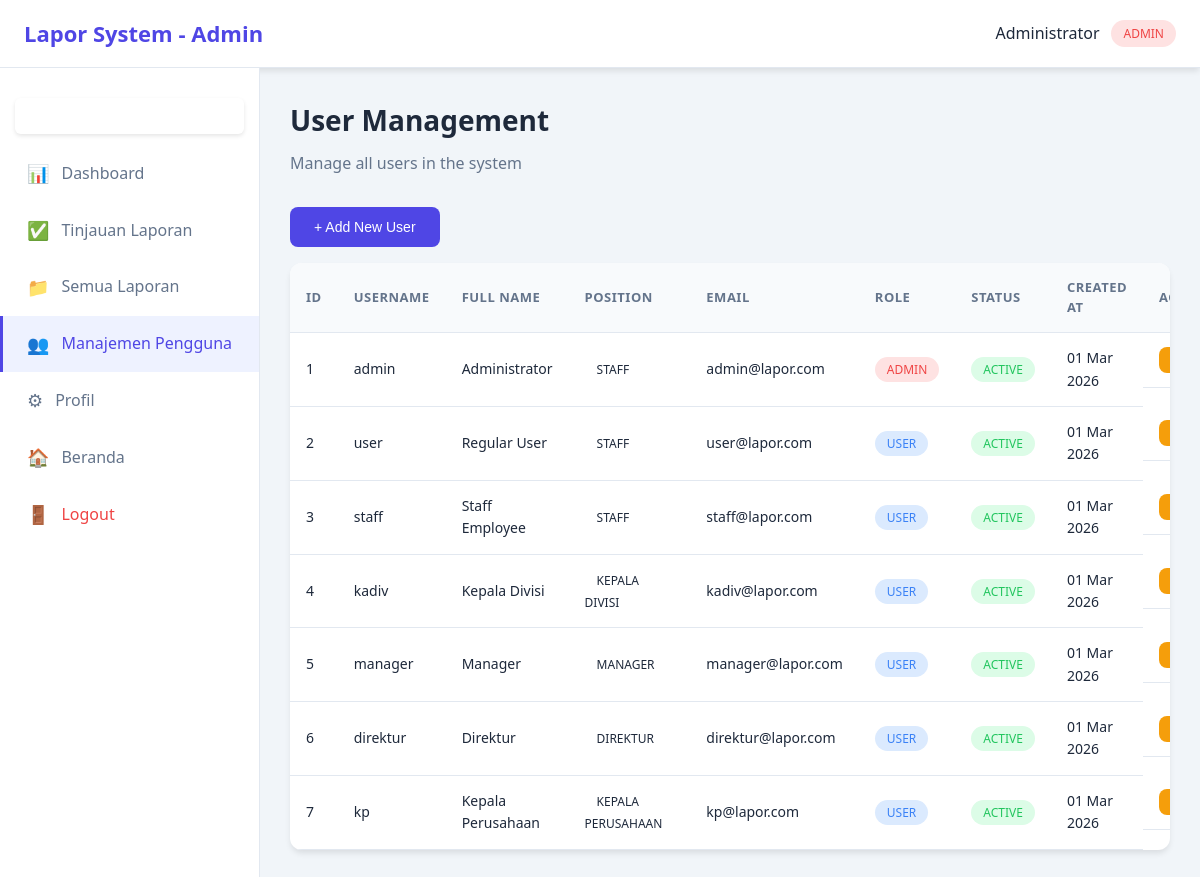
The page /admin/users.php (signed in) on the database its author committed.
### tables this page shows
CREATE TABLE IF NOT EXISTS users (
    id INT AUTO_INCREMENT PRIMARY KEY,
    username VARCHAR(50) UNIQUE NOT NULL,
    password VARCHAR(255) NOT NULL,
    email VARCHAR(100) UNIQUE NOT NULL,
    full_name VARCHAR(100) NOT NULL,
    position ENUM('staff', 'kepala_divisi', 'manager', 'direktur', 'kepala_perusahaan') DEFAULT 'staff',
    role ENUM('admin', 'user') DEFAULT 'user',
    status ENUM('active', 'inactive') DEFAULT 'active',
    created_at TIMESTAMP DEFAULT CURRENT_TIMESTAMP,
    updated_at TIMESTAMP DEFAULT CURRENT_TIMESTAMP ON UPDATE CURRENT_TIMESTAMP
);

### config/language.php (called while the page is built, shortened)
<?php
function lang($key, $default = null) {
    static $translations = null;
    if ($translations === null) {
        $translations = $_SESSION['lang_data'] ?? loadLanguage();
    }
    $keys = explode('.', $key);
    $value = $translations;
    foreach ($keys as $k) {
        if (isset($value[$k])) {
            $value = $value[$k];
        } else {
            return $default ?? $key;
        }
    }
    return is_array($value) ? $key : $value;
}
function __($key, $default = null) {
    return lang($key, $default);
}
function getCurrentLanguage() {
    return $_SESSION['language'] ?? DEFAULT_LANGUAGE;
}
function getAvailableLanguages() {
    return [
        'id' => 'Indonesia',
        'en' => 'English'
    ];
}
?>

### admin/users.php (the view, shortened to what this page needs)
<?php
$conn = getDbConnection();
$users = $conn->query("SELECT * FROM users ORDER BY created_at DESC");
?>
<!DOCTYPE html>
<html lang="en">
<head>
    <link rel="stylesheet" href="../assets/css/style.css">
</head>
<body class="dashboard-page">
    <?php include 'includes/header.php'; ?>
    <div class="dashboard-container">
        <?php include 'includes/sidebar.php'; ?>
        <main class="dashboard-main">
            <div class="page-header">
                <h1>User Management</h1>
                <p>Manage all users in the system</p>
            </div>
            <div class="table-actions">
                <button class="btn btn-primary" onclick="document.getElementById('addUserModal').style.display='block'">
                    + Add New User
                </button>
            </div>
            <div class="table-container">
                <table class="data-table">
                    <thead>
                        <tr>
                            <th>ID</th>
                            <th>Username</th>
                            <th>Full Name</th>
                            <th>Position</th>
                            <th>Email</th>
                            <th>Role</th>
                            <th>Status</th>
                            <th>Created At</th>
                            <th>Actions</th>
                        </tr>
                    </thead>
                    <tbody>
                        <?php while ($user = $users->fetch_assoc()): ?>
                        <tr>
                            <td><?php echo $user['id']; ?></td>
                            <td><?php echo htmlspecialchars($user['username']); ?></td>
                            <td><?php echo htmlspecialchars($user['full_name']); ?></td>
                            <td><span class="badge badge-secondary"><?php echo ucfirst(str_replace('_', ' ', $user['position'])); ?></span></td>
                            <td><?php echo htmlspecialchars($user['email']); ?></td>
                            <td>
                                <span class="badge badge-<?php echo $user['role']; ?>">
                                    <?php echo ucfirst($user['role']); ?>
                                </span>
                            </td>
                            <td>
                                <span class="badge badge-<?php echo $user['status']; ?>">
                                    <?php echo ucfirst($user['status']); ?>
                                </span>
                            </td>
                            <td><?php echo date('d M Y', strtotime($user['created_at'])); ?></td>
                            <td class="actions">
                                <form method="POST" style="display:inline;">
                                    <button type="submit" class="btn btn-sm btn-warning"
                                            <?php echo $user['id'] == $_SESSION['user_id'] ? 'disabled' : ''; ?>>
                                    </button>
                                </form>
                            </td>
                        </tr>
                        <?php endwhile; ?>
                    </tbody>
                </table>
            </div>
        </main>
    </div>
</body>
</html>

### admin/includes/header.php (shortened to what this page needs)
<header class="admin-header">
    <div class="header-left">
        <h2 class="logo"><?php echo __('app_name'); ?> - Admin</h2>
    </div>
    <div class="header-right">
        <span class="user-info">
            <?php echo htmlspecialchars($_SESSION['full_name']); ?>
            <span class="badge badge-admin"><?php echo ucfirst($_SESSION['role']); ?></span>
        </span>
    </div>
</header>

### admin/includes/sidebar.php (shortened to what this page needs)
<aside class="sidebar">
    <?php include __DIR__ . '/../../includes/language_switcher.php'; ?>
    <nav class="sidebar-nav">
        <a href="dashboard.php" class="nav-item <?php echo basename($_SERVER['PHP_SELF']) === 'dashboard.php' ? 'active' : ''; ?>">
            <span class="nav-icon">📊</span>
            <span><?php echo __('common.dashboard'); ?></span>
        </a>
        <a href="review.php" class="nav-item <?php echo basename($_SERVER['PHP_SELF']) === 'review.php' ? 'active' : ''; ?>">
            <span class="nav-icon">✅</span>
            <span><?php echo __('admin.review_reports'); ?></span>
        </a>
        <a href="reports.php" class="nav-item <?php echo basename($_SERVER['PHP_SELF']) === 'reports.php' ? 'active' : ''; ?>">
            <span class="nav-icon">📁</span>
            <span><?php echo __('admin.all_reports'); ?></span>
        </a>
        <a href="users.php" class="nav-item <?php echo basename($_SERVER['PHP_SELF']) === 'users.php' ? 'active' : ''; ?>">
            <span class="nav-icon">👥</span>
            <span><?php echo __('admin.user_management'); ?></span>
        </a>
        <a href="profile.php" class="nav-item <?php echo basename($_SERVER['PHP_SELF']) === 'profile.php' ? 'active' : ''; ?>">
            <span class="nav-icon">⚙</span>
            <span><?php echo __('common.profile'); ?></span>
        </a>
        <a href="../index.php" class="nav-item">
            <span class="nav-icon">🏠</span>
            <span><?php echo __('common.home'); ?></span>
        </a>
        <a href="../auth/logout.php" class="nav-item nav-logout">
            <span class="nav-icon">🚪</span>
            <span><?php echo __('common.logout'); ?></span>
        </a>
    </nav>
</aside>

### includes/language_switcher.php (shortened to what this page needs)
<?php
$currentLang = getCurrentLanguage();
$languages = getAvailableLanguages();
?>
<div class="language-switcher">
    <form method="POST" action="lang/switch.php" id="lang-form">
        <select name="language" onchange="this.form.submit()" class="language-select">
            <?php foreach ($languages as $code => $name): ?>
                <option value="<?php echo htmlspecialchars($code); ?>"
                        <?php echo ($currentLang === $code) ? 'selected' : ''; ?>>
                    <?php echo htmlspecialchars($name); ?>
                </option>
            <?php endforeach; ?>
        </select>
    </form>
</div>

### assets/css/style.css (style rules this page uses)
* { margin: 0; padding: 0; box-sizing: border-box; }
:root { --primary-color: #4f46e5; --primary-dark: #4338ca; --secondary-color: #64748b; --success-color: #22c55e; --warning-color: #f59e0b; --danger-color: #ef4444; --info-color: #3b82f6; --bg-color: #f1f5f9; --card-bg: #ffffff; --text-primary: #1e293b; --text-secondary: #64748b; --border-color: #e2e8f0; --shadow: 0 4px 6px -1px rgba(0, 0, 0, 0.1); --shadow-lg: 0 10px 15px -3px rgba(0, 0, 0, 0.1); }
body { font-family: 'Segoe UI', Tahoma, Geneva, Verdana, sans-serif; background-color: var(--bg-color); color: var(--text-primary); line-height: 1.6; }
.btn { padding: 12px 24px; border: none; border-radius: 8px; font-size: 14px; font-weight: 500; cursor: pointer; transition: all 0.3s; text-decoration: none; display: inline-block; text-align: center; }
.btn-primary { background-color: var(--primary-color); color: white; }
.btn-warning { background-color: var(--warning-color); color: white; }
.btn-sm { padding: 6px 12px; font-size: 12px; }
.dashboard-page { min-height: 100vh; }
.admin-header { background: var(--card-bg); padding: 16px 24px; display: flex; justify-content: space-between; align-items: center; border-bottom: 1px solid var(--border-color); box-shadow: var(--shadow); }
.header-left .logo { color: var(--primary-color); font-size: 22px; }
.user-info { display: flex; align-items: center; gap: 12px; font-weight: 500; }
.badge { padding: 4px 12px; border-radius: 20px; font-size: 12px; font-weight: 500; text-transform: uppercase; }
.badge-admin { background-color: #fee2e2; color: var(--danger-color); }
.badge-user { background-color: #dbeafe; color: var(--info-color); }
.badge-active { background-color: #dcfce7; color: var(--success-color); }
.dashboard-container { display: flex; min-height: calc(100vh - 65px); }
.sidebar { width: 260px; background: var(--card-bg); border-right: 1px solid var(--border-color); padding: 20px 0; }
.sidebar-nav { display: flex; flex-direction: column; }
.nav-item { display: flex; align-items: center; gap: 12px; padding: 14px 24px; color: var(--text-secondary); text-decoration: none; transition: all 0.3s; border-left: 3px solid transparent; }
.nav-item.active { background-color: #eef2ff; color: var(--primary-color); border-left-color: var(--primary-color); }
.nav-item.nav-logout { color: var(--danger-color); margin-top: auto; }
.nav-icon { font-size: 18px; }
.dashboard-main { flex: 1; padding: 30px; overflow-y: auto; }
.page-header { margin-bottom: 30px; }
.page-header h1 { font-size: 28px; margin-bottom: 8px; }
.page-header p { color: var(--text-secondary); }
.table-actions { margin-bottom: 16px; }
.table-container { background: var(--card-bg); border-radius: 12px; box-shadow: var(--shadow); overflow: hidden; }
.data-table { width: 100%; border-collapse: collapse; }
.data-table thead { background: #f8fafc; }
.data-table th, .data-table td { padding: 14px 16px; text-align: left; border-bottom: 1px solid var(--border-color); }
.data-table th { font-weight: 600; font-size: 13px; color: var(--text-secondary); text-transform: uppercase; letter-spacing: 0.5px; }
.data-table td { font-size: 14px; }
.data-table .actions { display: flex; gap: 8px; }

### includes/language_switcher.php (style rules this page uses)
.language-switcher { position: fixed; top: 15px; right: 20px; z-index: 1000; }
.sidebar .language-switcher { position: static; padding: 10px 15px; border-bottom: 1px solid rgba(255,255,255,0.1); }
.sidebar .language-select { width: 100%; background: rgba(255,255,255,0.1); color: white; border: 1px solid rgba(255,255,255,0.2); }
.sidebar .language-select option { background: #1e293b; color: white; }
.language-select { padding: 8px 12px; border: 1px solid #ddd; border-radius: 6px; background: white; color: #333; font-size: 14px; cursor: pointer; transition: all 0.3s ease; box-shadow: 0 2px 4px rgba(0,0,0,0.1); }

### rows shown on the page
users: id "1", username "admin", full_name "Administrator", position "STAFF", email "admin@lapor.com", role "ADMIN", status "ACTIVE", created_at "01 Mar 2026"
users: id "2", username "user", full_name "Regular User", position "STAFF", email "user@lapor.com", role "USER", status "ACTIVE", created_at "01 Mar 2026"
users: id "3", username "staff", full_name "Staff Employee", position "STAFF", email "staff@lapor.com", role "USER", status "ACTIVE", created_at "01 Mar 2026"
users: id "4", username "kadiv", full_name "Kepala Divisi", position "KEPALA DIVISI", email "kadiv@lapor.com", role "USER", status "ACTIVE", created_at "01 Mar 2026"
users: id "5", username "manager", full_name "Manager", position "MANAGER", email "manager@lapor.com", role "USER", status "ACTIVE", created_at "01 Mar 2026"
users: id "6", username "direktur", full_name "Direktur", position "DIREKTUR", email "direktur@lapor.com", role "USER", status "ACTIVE", created_at "01 Mar 2026"
users: id "7", username "kp", full_name "Kepala Perusahaan", position "KEPALA PERUSAHAAN", email "kp@lapor.com", role "USER", status "ACTIVE", created_at "01 Mar 2026"

### other values the page prints
__('app_name') "Lapor System"
$_SESSION['full_name'] "Administrator"
$_SESSION['role'] "ADMIN"
__('common.dashboard') "Dashboard"
__('admin.review_reports') "Tinjauan Laporan"
__('admin.all_reports') "Semua Laporan"
__('admin.user_management') "Manajemen Pengguna"
__('common.profile') "Profil"
__('common.home') "Beranda"
__('common.logout') "Logout"
form field language "Indonesia"
